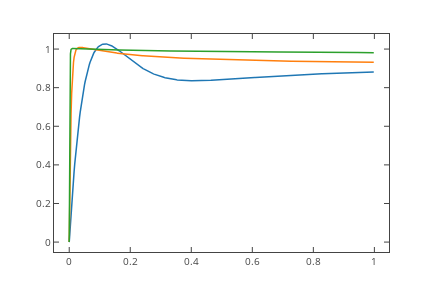

The notebook cell saved with this chart:
### Markdown cell above
Hasteko, gogoratu behar da jatorrian dagoen zero ez dela zeroa eta beste bat erantzi behar dela -1/Td puntuan.
- Ikusten denez, Td txikientzako sistema ezegonkorra da.
- Egonkortu eta gero hasieran sistema oso oszilakorra da, nahiz eta Td handituz, plo erreal bat joango da indartzen eta polo konplexu konjukatuak joango dira galtzen bere oszilakortasuna, abidura mantenduz. Td=0.2 denerako poloek oszilakortasuna nahiko galdu dute,baina dagokion zeroa -5 puntuan dago, bi zeroak hor eginik eta konpentzatuz -0.25 inguruan  dagoen poloa
- Td gehiago handituz polo hurbilena errela izango da, baina -1/Td zeroa oso gertu. Beraz -5n dagoen zero eragin  handia izango du, gaindiketa egonik, sistema gero eta azkarragoa izan arren hasieran (beste bi poloak). Td altuagoetan polo erreal bat -5 dagoen zeroa ere konpentsatzera joko du.

Td altuetan dinamika nolakoa den jakiteko, denbora eremuko simulazioak egin daitezke

### Code cell
t=sp.r_[0:1:0.002]
Td=0.3
gi=c.feedback(K*(1+Td*s)*g1)
t,y=c.step_response(gi,t)
Td=2
gi=c.feedback(K*(1+Td*s)*g1)
t1,y1=c.step_response(gi,t)
Td=10
gi=c.feedback(K*(1+Td*s)*g1)
t2,y2=c.step_response(gi,t)
plt.plot(t,y,t1,y1,t2,y2)
f=plt.gcf();py.iplot_mpl(f)

### Figure 1 — Plotly figure (JSON) as saved in the notebook; plotly's stock layout.template omitted (floating-point values rounded to 4 significant figures; data arrays with more than 128 entries replaced by an {"elided": "..."} marker saying what was removed)
{"data": [{"line": {"color": "rgba (31, 119, 180, 1)", "dash": "solid", "width": 1.5}, "mode": "lines", "name": "_line0", "type": "scatter", "uid": "8da9cfe8-2075-4b30-8b0d-e3cbacf40797", "x": {"elided": "500 float values"}, "xaxis": "x", "y": {"elided": "500 float values"}, "yaxis": "y"}, {"line": {"color": "rgba (255, 127, 14, 1)", "dash": "solid", "width": 1.5}, "mode": "lines", "name": "_line1", "type": "scatter", "uid": "0b479ad7-4f00-4959-92d2-80362ad1b530", "x": {"elided": "500 float values"}, "xaxis": "x", "y": {"elided": "500 float values"}, "yaxis": "y"}, {"line": {"color": "rgba (44, 160, 44, 1)", "dash": "solid", "width": 1.5}, "mode": "lines", "name": "_line2", "type": "scatter", "uid": "07212033-8254-4243-8968-5e0b97f159bd", "x": {"elided": "500 float values"}, "xaxis": "x", "y": {"elided": "500 float values"}, "yaxis": "y"}], "layout": {"autosize": false, "height": 288, "hovermode": "closest", "margin": {"b": 36, "l": 54, "pad": 0, "r": 43, "t": 34}, "showlegend": false, "width": 432, "xaxis": {"anchor": "y", "domain": [0, 1], "mirror": "ticks", "nticks": 8, "range": [-0.0499, 1.048], "showgrid": false, "showline": true, "side": "bottom", "tickfont": {"size": 10}, "ticks": "inside", "type": "linear", "zeroline": false}, "yaxis": {"anchor": "x", "domain": [0, 1], "mirror": "ticks", "nticks": 8, "range": [-0.05134, 1.078], "showgrid": false, "showline": true, "side": "left", "tickfont": {"size": 10}, "ticks": "inside", "type": "linear", "zeroline": false}}}
